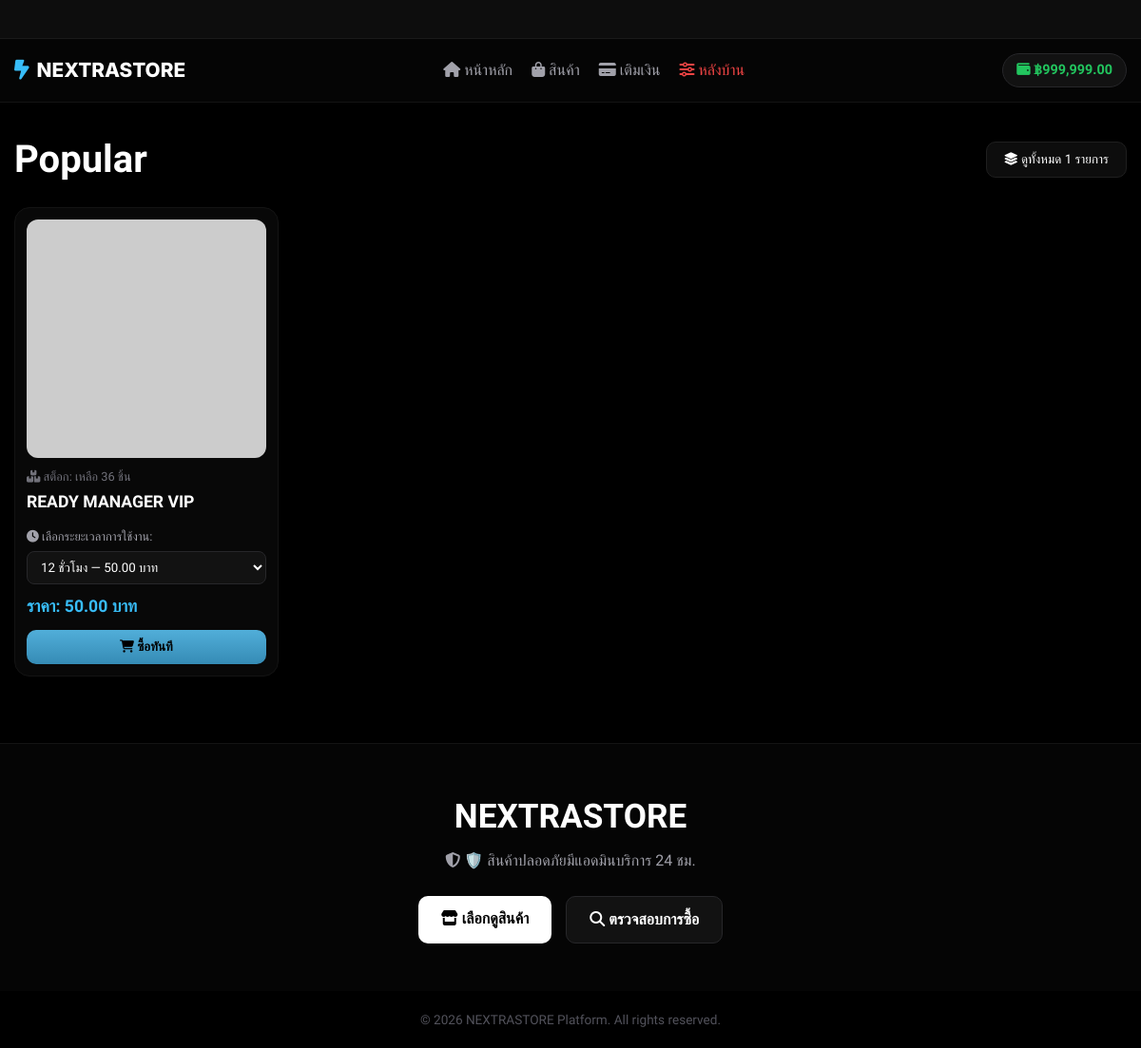
The page / on the database its author committed.
### tables this page shows
CREATE TABLE IF NOT EXISTS `users` (
    `id` INT AUTO_INCREMENT PRIMARY KEY,
    `username` VARCHAR(50) NOT NULL UNIQUE,
    `email` VARCHAR(100) NULL,
    `password` VARCHAR(255) NOT NULL,
    `role` ENUM('user', 'admin') DEFAULT 'user',
    `balance` DECIMAL(10,2) DEFAULT 0.00,
    `created_at` TIMESTAMP DEFAULT CURRENT_TIMESTAMP
);

CREATE TABLE IF NOT EXISTS `products` (
    `id` INT AUTO_INCREMENT PRIMARY KEY,
    `name` VARCHAR(255) NOT NULL,
    `image` VARCHAR(255) NULL,
    `price` DECIMAL(10,2) NOT NULL DEFAULT 0.00,
    `stock` INT DEFAULT -1,
    `created_at` TIMESTAMP DEFAULT CURRENT_TIMESTAMP
);

CREATE TABLE IF NOT EXISTS `product_duration_prices` (
    `id` INT AUTO_INCREMENT PRIMARY KEY,
    `product_id` INT NOT NULL,
    `duration_value` INT NOT NULL,               
    `time_unit` ENUM('hour', 'day') NOT NULL,   
    `price` DECIMAL(10,2) NOT NULL,
    FOREIGN KEY (`product_id`) REFERENCES `products`(`id`) ON DELETE CASCADE
);

### app/Controllers/HomeController.php (called while the page is built, shortened)
<?php
class HomeController extends Controller {
    public function index(): void {
        $productModel = new Product();
        $settingModel = new Setting();
        $userModel = new User();
        $this->render('home/index', [
            'products' => $productModel->getAllWithDurations(),
            'settings' => $settingModel->getAll(),
            'user'     => $userModel->getUserInfo($_SESSION['user_id'] ?? 1)
        ]);
    }
}

### public/index.php (called while the page is built, shortened)
<?php
spl_autoload_register(function ($class) {
    $file = BASE_PATH . '/' . str_replace('\\', '/', $class) . '.php';
});
$router = new Router();
$router->get('/', [HomeController::class, 'index']);
$router->get('/topup', [TopupController::class, 'index']);
$router->post('/topup/truemoney', [TopupController::class, 'processTruemoney']);
$router->get('/admin', [AdminController::class, 'dashboard']);
$router->post('/admin/settings/update', [AdminController::class, 'updateSettings']);
$router->post('/admin/product/store', [AdminController::class, 'storeProduct']);
$router->post('/admin/product/delete', [AdminController::class, 'deleteProduct']);
$router->dispatch($_SERVER['REQUEST_URI']);

### app/Models/Setting.php (called while the page is built, shortened)
<?php
class Setting extends Database {
    public function getAll(): array {
        $stmt = $this->db->query("SELECT * FROM site_settings");
        $results = $stmt->fetchAll() ?: [];
        $settings = [];
        foreach ($results as $row) {
            $settings[$row['setting_key']] = $row['setting_value'];
        }
        return $settings;
    }
}

### core/Database.php (called while the page is built, shortened)
<?php
abstract class Database {
    public function __construct() {
        $this->db = DBConfig::getConnection();
    }
}

### config/database.php (called while the page is built, shortened)
<?php
class Database {
    private static ?PDO $instance = null;
    public static function getConnection(): PDO {
        if (self::$instance === null) {
            $host = getenv('DB_HOST') ?: 'localhost';
            $port = getenv('DB_PORT') ?: '3306';
            $db   = getenv('DB_NAME') ?: 'nextrastore_db';
            $user = getenv('DB_USERNAME') ?: 'root';
            $pass = getenv('DB_PASSWORD') ?: '';
            $dsn = "mysql:host=$host;port=$port;dbname=$db;charset=utf8mb4";
            $options = [
                PDO::ATTR_ERRMODE            => PDO::ERRMODE_EXCEPTION,
                PDO::ATTR_DEFAULT_FETCH_MODE => PDO::FETCH_ASSOC,
                PDO::ATTR_EMULATE_PREPARES   => false,
            ];
            try {
                self::$instance = new PDO($dsn, $user, $pass, $options);
            } catch (PDOException $e) {
                die("Database Error: " . $e->getMessage());
            }
        }
        return self::$instance;
    }
}

### app/Models/User.php (called while the page is built, shortened)
<?php
class User extends Database {
    public function getUserInfo(int $id): ?array {
        $stmt = $this->db->prepare("SELECT * FROM users WHERE id = :id LIMIT 1");
        $stmt->execute(['id' => $id]);
        $user = $stmt->fetch();
        return $user ?: null;
    }
}

### app/Models/Product.php (called while the page is built, shortened)
<?php
class Product extends Database {
    public function getAllWithDurations(): array {
        $stmt = $this->db->query("SELECT * FROM products ORDER BY id DESC");
        $products = $stmt->fetchAll() ?: [];
        foreach ($products as &$p) {
            $stmtD = $this->db->prepare("SELECT * FROM product_duration_prices WHERE product_id = :id ORDER BY time_unit ASC, duration_value ASC");
            $stmtD->execute(['id' => $p['id']]);
            $p['durations'] = $stmtD->fetchAll() ?: [];
        }
        return $products;
    }
}

### app/Views/home/index.php (the view, shortened to what this page needs)
<?php require_once BASE_PATH . '/app/Views/layouts/header.php'; ?>
<main class="container">
    <section id="products" class="popular-section">
        <div class="section-header-box">
            <h1 class="popular-title"><?= htmlspecialchars($settings['popular_title'] ?? 'Popular') ?></h1>
            <button class="btn-all-items">
                <i class="fa-solid fa-layer-group"></i>
                ดูทั้งหมด <?= count($products ?? []) ?> รายการ
            </button>
        </div>
        <div class="product-grid">
            <?php if (!empty($products)): ?>
                <?php foreach ($products as $product): ?>
                    <div class="product-card">
                        <div class="product-image-box">
                            <img src="<?= htmlspecialchars($product['image'] ?? '/assets/images/default.jpg') ?>" alt="<?= htmlspecialchars($product['name']) ?>">
                        </div>
                        <div class="product-info">
                            <div class="product-stock">
                                <i class="fa-solid fa-boxes-stacked"></i> สต็อก: <?= ($product['stock'] ?? -1) >= 0 ? "เหลือ {$product['stock']} ชิ้น" : 'ไม่จำกัด' ?>
                            </div>
                            <h3 class="product-name"><?= htmlspecialchars($product['name']) ?></h3>
                            <?php if (!empty($product['durations'])): ?>
                                <div style="margin: 10px 0;">
                                    <label style="font-size: 0.8rem; color: #a1a1aa;"><i class="fa-solid fa-clock"></i> เลือกระยะเวลาการใช้งาน:</label>
                                    <select class="duration-selector" onchange="updatePriceDisplay(this)" style="width: 100%; background: #121212; color: #fff; padding: 8px 10px; border-radius: 8px; border: 1px solid #27272a; margin-top: 4px; font-family: 'Prompt', sans-serif;">
                                        <?php foreach ($product['durations'] as $d): ?>
                                            <?php $unitText = ($d['time_unit'] === 'hour') ? 'ชั่วโมง' : 'วัน'; ?>
                                            <option value="<?= $d['price'] ?>">
                                                <?= $d['duration_value'] ?> <?= $unitText ?> — <?= number_format($d['price'], 2) ?> บาท
                                            </option>
                                        <?php endforeach; ?>
                                    </select>
                                </div>
                            <?php endif; ?>
                            <div class="price-display" style="font-size: 1.1rem; font-weight: 800; color: #38bdf8; margin-bottom: 12px;">
                                ราคา: <span><?= number_format($product['durations'][0]['price'] ?? $product['price'], 2) ?></span> บาท
                            </div>
                            <button class="btn-buy-now">
                                <i class="fa-solid fa-cart-shopping"></i> ซื้อทันที
                            </button>
                        </div>
                    </div>
                <?php endforeach; ?>
            <?php else: ?>
                <p style="color: #a1a1aa; text-align: center; grid-column: 1 / -1;">ยังไม่มีสินค้าในขณะนี้</p>
            <?php endif; ?>
        </div>
    </section>
</main>
<?php require_once BASE_PATH . '/app/Views/layouts/footer.php'; ?>

### app/Views/layouts/header.php (shortened to what this page needs)
<!DOCTYPE html>
<html lang="th">
<head>
    <link rel="stylesheet" href="https://cdnjs.cloudflare.com/ajax/libs/font-awesome/6.5.1/css/all.min.css">
    <link rel="stylesheet" href="/assets/css/main.css">
</head>
<body>
<?php if (($settings['marquee_enabled'] ?? '1') === '1'): ?>
<div class="marquee-container">
    <div class="marquee-text-inner">
    </div>
</div>
<?php endif; ?>
<header class="main-header">
    <div class="header-container">
        <a href="/" class="logo-title">
            <i class="fa-solid fa-bolt-lightning logo-icon"></i>
            <?= htmlspecialchars($settings['site_name'] ?? 'NEXTRASTORE') ?>
        </a>
        <nav class="main-nav">
            <a href="/" class="nav-link"><i class="fa-solid fa-house"></i> หน้าหลัก</a>
            <a href="/#products" class="nav-link"><i class="fa-solid fa-bag-shopping"></i> สินค้า</a>
            <a href="/topup" class="nav-link"><i class="fa-solid fa-credit-card"></i> เติมเงิน</a>
            <a href="/admin" class="nav-link" style="color: #ef4444;"><i class="fa-solid fa-sliders"></i> หลังบ้าน</a>
        </nav>
        <div class="wallet-badge">
            <i class="fa-solid fa-wallet"></i> ฿<?= htmlspecialchars(number_format($user['balance'] ?? 0, 2)) ?>
        </div>
    </div>
</header>

### public/assets/css/main.css (style rules this page uses)
* { box-sizing: border-box; margin: 0; padding: 0; }
body { color: #ffffff; font-family: 'Prompt', 'Inter', sans-serif; line-height: 1.5; background-color: #000; }
.container { max-width: 1200px; margin: 0 auto; padding: 0 15px; }
.marquee-container { background: #0d0d0d; border-bottom: 1px solid #1a1a1a; overflow: hidden; white-space: nowrap; padding: 8px 0; }
.marquee-text-inner { display: inline-block; padding-left: 100%; animation: marquee linear infinite; color: #38bdf8; font-size: 0.9rem; }
.main-header { background: #050505; border-bottom: 1px solid #141414; padding: 15px 0; }
.header-container { max-width: 1200px; margin: 0 auto; padding: 0 15px; display: flex; justify-content: space-between; align-items: center; }
.logo-title { color: #fff; font-family: 'Inter', 'Prompt', sans-serif; font-weight: 800; font-size: 1.3rem; text-decoration: none; display: flex; align-items: center; gap: 8px; }
.logo-icon { color: #38bdf8; }
.main-nav { display: flex; gap: 20px; }
.nav-link { color: #a1a1aa; text-decoration: none; font-weight: 500; transition: color 0.2s; }
.wallet-badge { background: #121212; border: 1px solid #27272a; padding: 6px 14px; border-radius: 20px; font-size: 0.9rem; color: #22c55e; font-weight: 600; }
.popular-section { padding: 30px 0; }
.section-header-box { display: flex; justify-content: space-between; align-items: center; margin-bottom: 20px; }
.popular-title { font-size: 2.5rem; font-weight: 800; }
.btn-all-items { background: #0d0d0d; color: #fff; border: 1px solid #1f1f1f; padding: 10px 18px; border-radius: 10px; cursor: pointer; font-family: 'Prompt', sans-serif; }
.product-grid { display: grid; grid-template-columns: repeat(2, 1fr); gap: 15px; }
@media (min-width: 768px) { .product-grid { grid-template-columns: repeat(4, 1fr); gap: 20px; } }
.product-card { border: 1px solid #141414; border-radius: 16px; padding: 12px; display: flex; flex-direction: column; justify-content: space-between; }
.product-image-box { width: 100%; aspect-ratio: 1 / 1; border-radius: 12px; overflow: hidden; margin-bottom: 10px; }
.product-image-box img { width: 100%; height: 100%; object-fit: cover; }
.product-stock { font-size: 0.8rem; color: #71717a; }
.product-name { font-size: 1.1rem; font-weight: 700; margin: 4px 0; }
.btn-buy-now { width: 100%; padding: 10px 0; border: none; border-radius: 10px; background: linear-gradient(180deg, var(--btn-buy-start) 0%, var(--btn-buy-end) 100%); color: #000; font-weight: 700; cursor: pointer; font-family: 'Prompt', sans-serif; }

### rows shown on the page
users: balance "999,999.00"
products: stock "36", name "READY MANAGER VIP"
product_duration_prices: price "50.00"

### other values the page prints
$settings['site_name'] "NEXTRASTORE"
$settings['popular_title'] "Popular"
count($products ?? []) "1"
$settings['footer_title'] "NEXTRASTORE"
$settings['footer_subtitle'] "🛡️ สินค้าปลอดภัยมีแอดมินบริการ 24 ชม."
$settings['footer_btn1_text'] "เลือกดูสินค้า"
$settings['footer_btn2_text'] "ตรวจสอบการซื้อ"
$settings['copyright_text'] "© 2026 NEXTRASTORE Platform. All rights reserved."
form field value "12 ชั่วโมง — 50.00 บาท"
